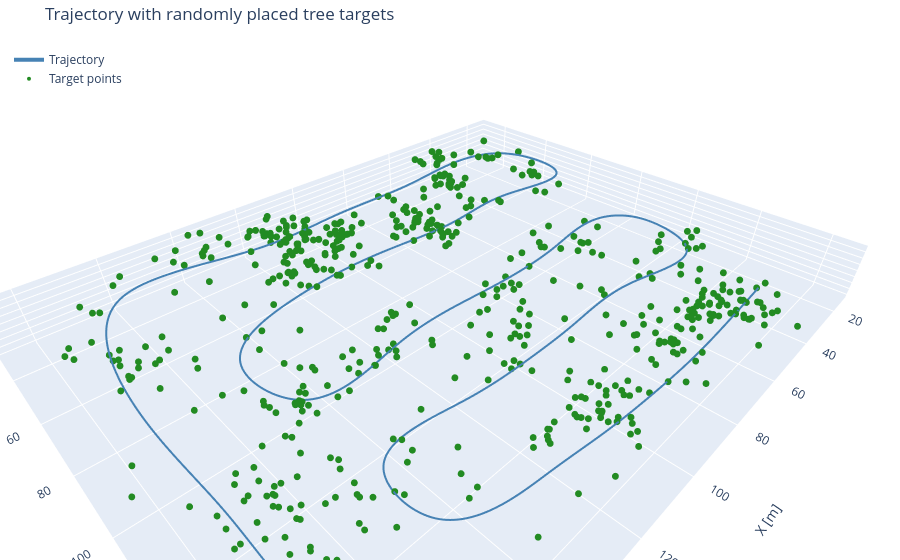

The code cell stored with this chart in its notebook:
### Code cell
fig = go.Figure()

fig.add_trace(
    go.Scatter3d(
        x=poses[:, 0],
        y=poses[:, 1],
        z=poses[:, 2],
        mode="lines",
        name="Trajectory",
        line=dict(color="steelblue", width=4),
    )
)

if len(target_points):
    fig.add_trace(
        go.Scatter3d(
            x=target_points[:, 0],
            y=target_points[:, 1],
            z=target_points[:, 2],
            mode="markers",
            name="Target points",
            marker=dict(color="forestgreen", size=4),
        )
    )

fig.update_layout(
    title="Trajectory with randomly placed tree targets",
    scene=dict(
        xaxis_title="X [m]",
        yaxis_title="Y [m]",
        zaxis_title="Z [m]",
        aspectmode="data",
    ),
    legend=dict(x=0.01, y=0.99),
    margin=dict(l=0, r=0, t=40, b=0),
)

fig.show()

### Figure 1 — Plotly figure (JSON) as saved in the notebook; plotly's stock layout.template omitted (floating-point values rounded to 4 significant figures; data arrays with more than 128 entries replaced by an {"elided": "..."} marker saying what was removed)
{"data": [{"line": {"color": "steelblue", "width": 4}, "mode": "lines", "name": "Trajectory", "type": "scatter3d", "x": {"elided": "2741 float values"}, "y": {"elided": "2741 float values"}, "z": {"elided": "2741 float values"}}, {"marker": {"color": "forestgreen", "size": 4}, "mode": "markers", "name": "Target points", "type": "scatter3d", "x": {"elided": "600 float values"}, "y": {"elided": "600 float values"}, "z": {"elided": "600 float values"}}], "layout": {"legend": {"x": 0.01, "y": 0.99}, "margin": {"b": 0, "l": 0, "r": 0, "t": 40}, "scene": {"aspectmode": "data", "xaxis": {"title": {"text": "X [m]"}}, "yaxis": {"title": {"text": "Y [m]"}}, "zaxis": {"title": {"text": "Z [m]"}}}, "title": {"text": "Trajectory with randomly placed tree targets"}}}
